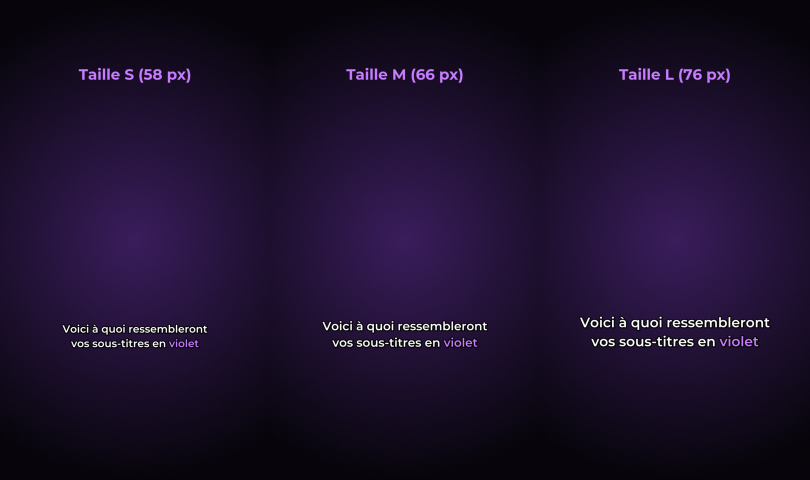
#> input picture charte/apercus/comparatif_tailles.png, 1620 x 960 px, given in place of fluorite_ussel.jpg, which was not available (shown at 1/2 size)
$ python montage_projet.py
#> lines starting #> are read from the running program, lines starting #| are printed output that depends on the picture
### projets/promo_site/montage.py
"""Vidéo promotionnelle de jeremineralogie.fr (23 s, 1080 x 1920, 30 i/s).

Uniquement des éléments réels du site : captures des pages (téléphone, 1 080 px de large), photos publiées
(fluorite d'Ussel, quartz d'Échassières), logo officiel. Pas de titres à l'écran (demande de l'auteur) :
seulement les sous-titres de la voix, puis le logo et l'adresse du site.

python3 montage.py                 -> exports/PROMO_JEREMINERALOGIE.mp4
python3 montage.py apercu 1,8,15   -> exports/apercus/*.png
"""
import json
import subprocess
import sys
from pathlib import Path

import cv2
import numpy as np
from PIL import Image, ImageDraw, ImageFilter, ImageFont

Image.MAX_IMAGE_PIXELS = None
ICI = Path(__file__).resolve().parent
SRC = ICI / "sources"
CAP = SRC / "captures"
SORTIE = ICI / "exports/PROMO_JEREMINERALOGIE.mp4"
W, H, FPS, DUREE = 1080, 1920, 30, 23.0
NB = int(DUREE * FPS)


def charger(chemin, hauteur_max=None):
    im = Image.open(chemin).convert("RGB")
    if hauteur_max and im.height > hauteur_max:
        im = im.crop((0, 0, im.width, hauteur_max))
    return cv2.cvtColor(np.asarray(im), cv2.COLOR_RGB2BGR).astype(np.float32)
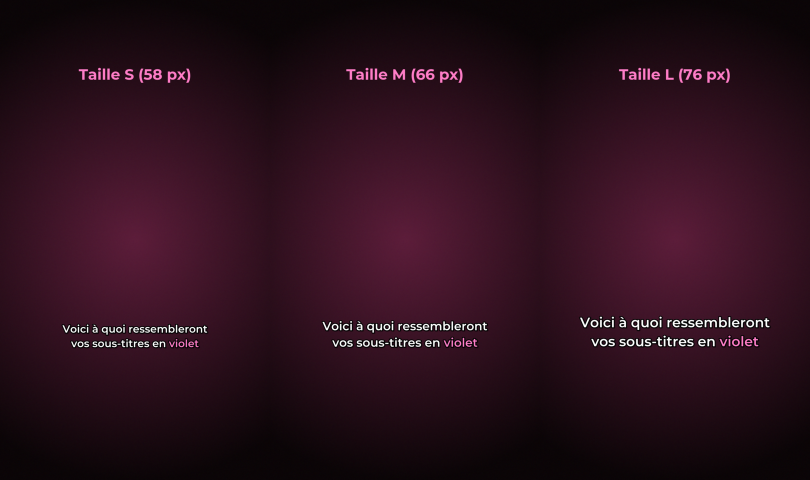
#> returned value: shape (960, 1620, 3) float32 (shown at 1/2 size); mean of channels 0, 1, 2 43.9, 15.8, 28.4; drawn as R, G, B


IMAGES = {
    "fluo": charger(SRC / "fluorite_ussel.jpg"),
    "accueil": charger(CAP / "accueil.png", 6000),
    "collection": charger(CAP / "collection.png", 6000),
    "fiche_fluo": charger(CAP / "specimen_fluorite.png", 7000),
    "boutique": charger(CAP / "boutique.png", 7000),
    "fiche_quartz": charger(CAP / "piece_quartz.png", 7000),
}
#> call 2 of charger, with hauteur_max = 6000
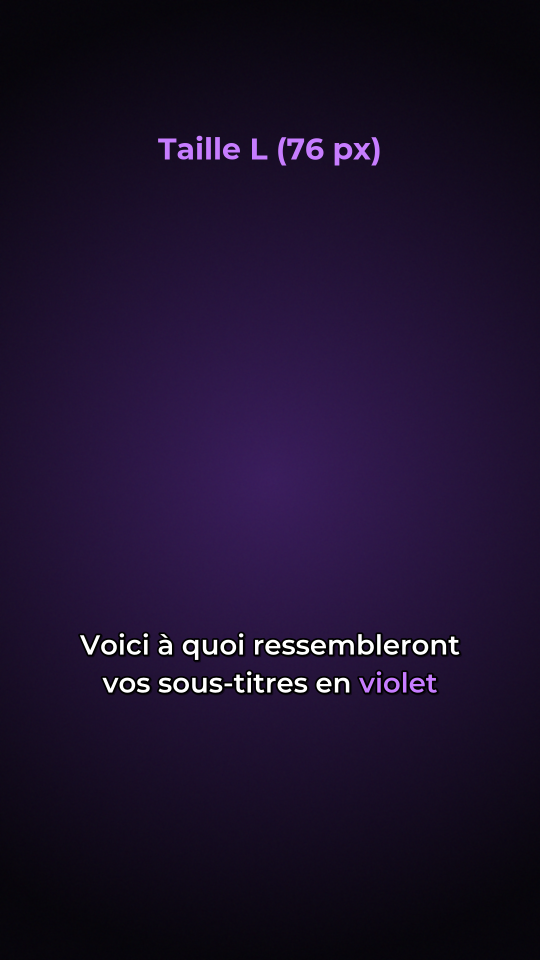
#> input picture charte/apercus/sous-titres_taille_L.png, 1080 x 1920 px, given in place of accueil.png, which was not available (shown at 1/2 size)
#> in charger (call 2), `return cv2.cvtColor(np.asarray(im), cv2.COLOR_RGB2BGR).astype(np.float..`:
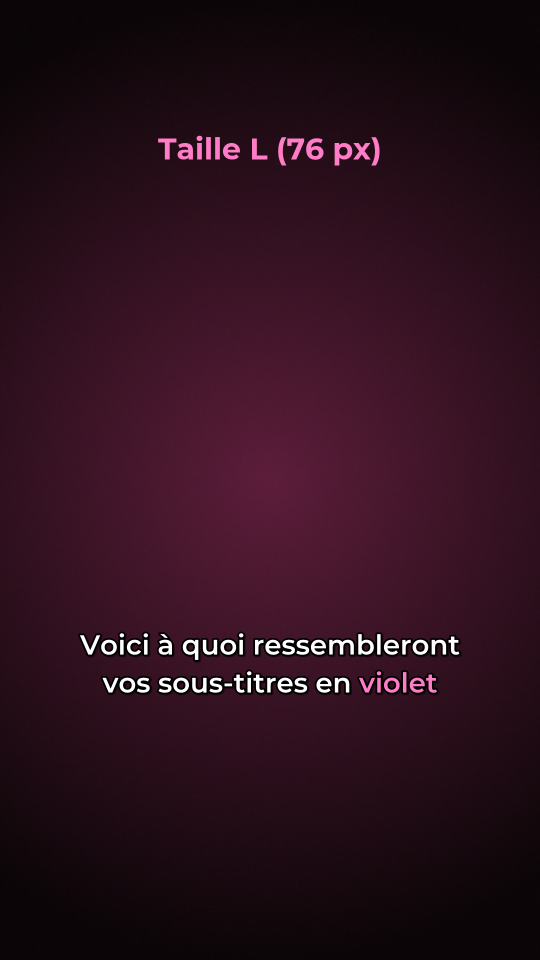
#> returned value: shape (1920, 1080, 3) float32 (shown at 1/2 size); mean of channels 0, 1, 2 44.7, 16.7, 29.2; drawn as R, G, B


def lisse(u):
    u = min(max(u, 0.0), 1.0)
    return u * u * u * (u * (6 * u - 15) + 10)  # smootherstep


def sortie_douce(u):
    u = min(max(u, 0.0), 1.0)
    return 1 - (1 - u) ** 3


# [29 lines left out: functions seg, vue, plan_ouverture, not called in this run]


# Les pages du site s'affichent dans un cadre arrondi en haut de l'écran : les sous-titres (vers 1 400 px)
# tombent sous le cadre, sur un fond flouté, et ne recouvrent jamais le texte des pages.
CX0, CY0, CW, CH = 90, 150, 900, 1020
BASE = CW / 1080  # une page de 1 080 px de large tient dans le cadre
RAYON = 42
_yy, _xx = np.mgrid[:CH, :CW]
_d = np.maximum(np.maximum(RAYON - _xx, _xx - (CW - 1 - RAYON)), 0) ** 2 + \
    np.maximum(np.maximum(RAYON - _yy, _yy - (CH - 1 - RAYON)), 0) ** 2
MASQUE = np.clip(RAYON + 0.5 - np.sqrt(_d), 0, 1)[..., None].astype(np.float32)


# [25 lines left out: functions page, cadre, not called in this run]


# photos dans les cartes : fluorite (161-388, 2189-2475) ; quartz (149-402, 3825-4148).
# Sur les fiches, la photo fait 741 px de haut : zoom carte 741/286 = 2,59 et 741/323 = 2,29
# donnent la même taille que la fiche au zoom 1, d'où un fondu sans dédoublement.

def c_accueil(t):
    return page("accueil", 540, seg(t, [(2.9, 612.0), (3.7, 640.0), (6.2, 1700.0)]))


# [6 lines left out: function c_collection, not called in this run]


def c_fiche_fluo(t):
    return page("fiche_fluo", 540, seg(t, [(9.4, 1855.0), (9.95, 1860.0), (12.4, 4800.0)]))


# [6 lines left out: function c_boutique, not called in this run]


def c_fiche_quartz(t):
    return page("fiche_quartz", 540, seg(t, [(15.7, 2055.0), (16.25, 2060.0), (18.7, 4300.0)]))


# [10 lines left out: function glisse_c, not called in this run]


def fondu_c(fa, fb, t, t0, duree):
    u = lisse((t - t0) / duree)
    return fa(t) * (1 - u) + fb(t) * u


# [18 lines left out: function contenu_site, not called in this run]


def plan_site(t):
    return cadre(contenu_site(t))


FOND_FIN = None
LOGO = None
SITE = None


# [60 lines left out: functions preparer_fin, plan_fin, glisse, not called in this run]


def fondu(f_a, f_b, t, t0, duree):
    u = lisse((t - t0) / duree)
    return f_a(t) * (1 - u) + f_b(t) * u


# [10 lines left out: function image, not called in this run]


# voile sombre sous les sous-titres (lisibilité sur les pages du site)
_y = np.arange(H, dtype=np.float32)
VOILE = (1 - 0.5 * np.exp(-((_y - 1360) / 190) ** 2))[:, None, None]


# [6 lines left out: function rendre_image, not called in this run]


# ---------------------------------------------------------------- sous-titres karaoké (charte de la série)
ENTETE = """[Script Info]
ScriptType: v4.00+
PlayResX: 1080
PlayResY: 1920
WrapStyle: 2
ScaledBorderAndShadow: yes

[V4+ Styles]
Format: Name, Fontname, Fontsize, PrimaryColour, SecondaryColour, OutlineColour, BackColour, Bold, Italic, Underline, StrikeOut, ScaleX, ScaleY, Spacing, Angle, BorderStyle, Outline, Shadow, Alignment, MarginL, MarginR, MarginV, Encoding
Style: S,Montserrat SemiBold,66,&H00FFFFFF,&H00A0A0A0,&H00000000,&H64000000,0,0,0,0,100,100,0,0,1,4.5,0,2,110,110,500,1

[Events]
Format: Layer, Start, End, Style, Name, MarginL, MarginR, MarginV, Effect, Text
"""
CLES = {"collectionneur", "collection", "boutique"}


def ts(t):
    return f"0:{int(t // 60):02d}:{t % 60:05.2f}"


def norm(w):
    return "".join(c for c in w.lower() if c.isalnum())


# [95 lines left out: functions sous_titres, principal, not called in this run]


# [2 lines that do not run on import are left out]

### projets/quartz/montage_projet.py
"""Les couleurs du quartz — découpage. Vidéo sans voix ni musique (l'auteur enregistrera sa voix), sous-titres karaoké.

Les photos de la collection alternent avec des scènes réalistes (rendus Blender habillés avec HyperFrames, voir
realiste.py). Chaque scène déroule ses étapes à au moins 4 s chacune : quand la phrase lue est plus courte, le karaoké
marque une pause à la fin de la scène (voir `allonger`).

python3 projets/quartz/montage_projet.py            -> vidéo
python3 projets/quartz/montage_projet.py 1,20,60    -> aperçus PNG à ces instants
"""
import json
import sys
from pathlib import Path

ICI = Path(__file__).resolve().parent
sys.path.insert(0, str(ICI.parents[1] / "outils"))
sys.path.insert(0, str(ICI))
#> (the run stopped early here; a loop or call above may not have finished)
